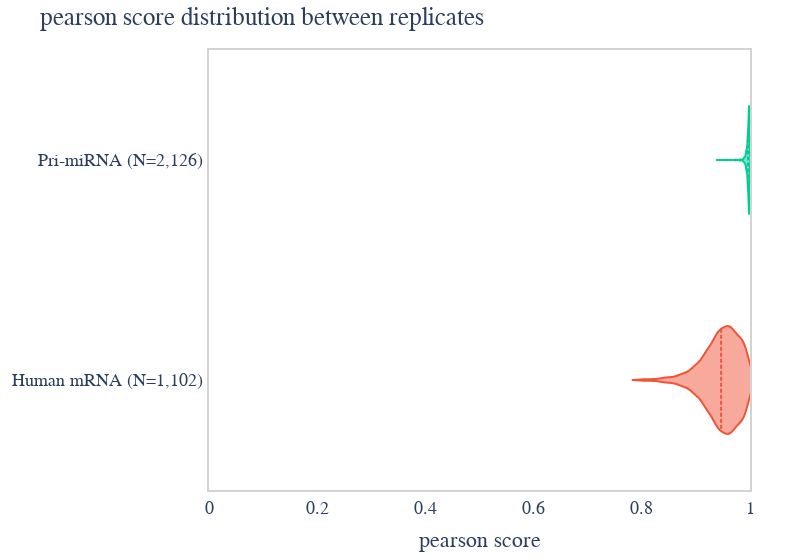

Write notebook code for a chart like this one.
### Code cell
def pearson_score(x, y):
    if isinstance(x, np.ndarray) and isinstance(y, np.ndarray):
        A, B = x, y
    else:
        A, B = x['sub_rate'].values[0], y['sub_rate'].values[0]
    mask = (A != -1000.) & (B != -1000.)
    A, B = A[mask], B[mask]
    return np.corrcoef(A, B)[0, 1]

pearson_score.name = 'pearson'


fig = violin_plot(df, compute_score_between_replicates(df, pearson_score), pearson_score, 0.).update_layout(width=800)#.show()
fig.show()
# save figure as pdf
import plotly.io as pio
pio.write_image(fig, 'pearson_score.pdf')

### Figure 1 — Plotly figure (JSON) as saved in the notebook; plotly's stock layout.template omitted (floating-point values rounded to 4 significant figures; data arrays with more than 128 entries replaced by an {"elided": "..."} marker saying what was removed)
{"data": [{"marker": {"color": "#EF553B"}, "meanline": {"visible": true}, "name": "Human mRNA (N=1,102)", "points": false, "type": "violin", "x": {"elided": "1102 float values"}}, {"marker": {"color": "#00CC96"}, "meanline": {"visible": true}, "name": "Pri-miRNA (N=2,126)", "points": false, "type": "violin", "x": {"elided": "2126 float values"}}], "layout": {"bargap": 0.2, "bargroupgap": 0.1, "font": {"size": 18}, "margin": {"b": 50, "l": 50, "r": 50, "t": 50}, "paper_bgcolor": "white", "plot_bgcolor": "white", "showlegend": false, "title": {"text": "pearson score distribution between replicates"}, "width": 800, "xaxis": {"gridcolor": "white", "gridwidth": 2, "linecolor": "lightgrey", "linewidth": 2, "mirror": true, "range": [0, 1], "showgrid": false, "showline": true, "title": {"text": "pearson score"}}, "yaxis": {"gridcolor": "white", "gridwidth": 2, "linecolor": "lightgrey", "linewidth": 2, "mirror": true, "showgrid": false, "showline": true}}}
